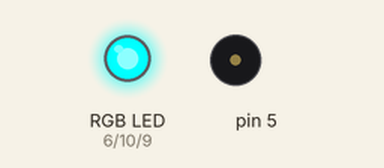
This sketch was run on a simulated Arduino Uno, built with avr-gcc and run on an emulated ATmega328P. Parts: an RGB LED mixed from three pins (HIGH = lit), buzzer (waves = sounding).

Above: at 0.3 s.
At 1.2 s:
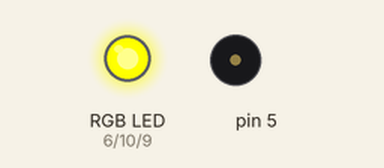
Timing chart, 0 to 4.2 s (numbered marks = the images above):
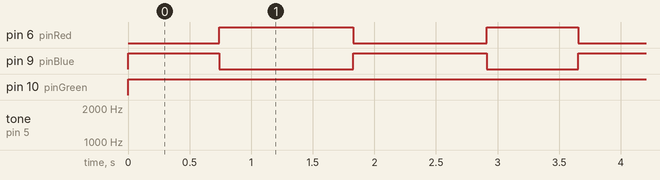

The sketch:

sirena_policial.ino
```cpp
#define wait 1
#define time 10
int freq = 0;
//SE USARA LA CONEXIÓN DE RGB
int pinRed=6;
int pinGreen=10;
int pinBlue=9;

void setup()
{
}

void loop()
{
  for (freq = 150; freq < 1800; freq += 1) {
    tone(5, freq, time);     // Beep pin, freq, time
    if(freq<820)
    {
    setColor(255,0,0); //ROJO
    }
    else
    {
    setColor(0,0,255); //AZUL
    }
    delay(wait);
  }
  for (freq = 1800; freq > 150; freq -= 1)
  {
    tone(5, freq, time);     // Beep pin, freq, time
    if(freq>820)
    {
    setColor(255,0,0); //ROJO
    }
    else
    {
    setColor(0,0,255); //AZUL
    }
    delay(wait);
  }
}


void setColor(int red, int green, int blue)
{
  green=map(green,0,255,255,0);
  analogWrite(pinBlue, 255-blue);
  analogWrite(pinRed, 255-red);
  analogWrite(pinGreen, green);

}
```

Measured:
- by itself, pin 6 (pinRed): LOW → HIGH at 0.74 s, → LOW 1.1 s later, → HIGH 1.1 s later, → LOW 0.74 s later, … (9 changes in this stretch)
- by itself, pin 9 (pinBlue): repeats every 3.7 s: LOW 1.1 s, HIGH 1.1 s, LOW 0.74 s, HIGH 0.74 s
- by itself, pin 10 (pinGreen): LOW → HIGH at 0.00 s
